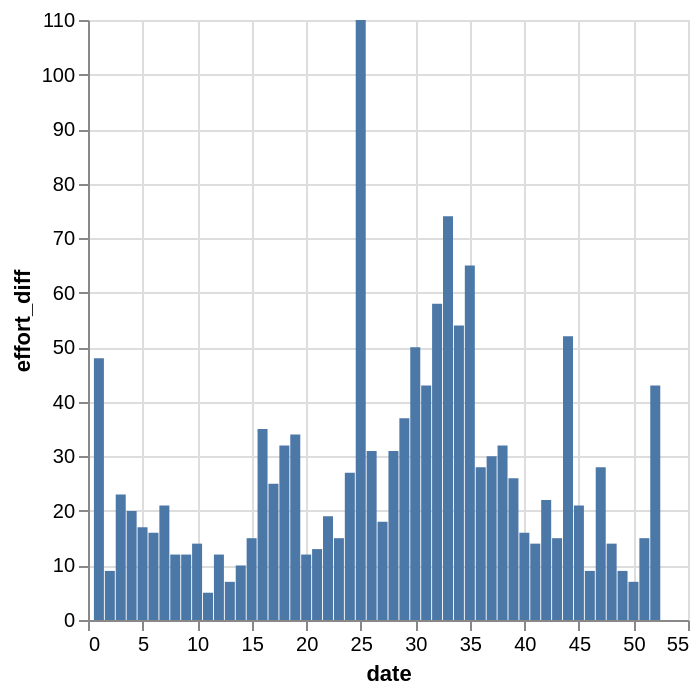

The notebook cell this image was saved under:
### Code cell
ukaz_segment(spocitej_segment("Pustevny - Radhošť"))

### Figure 1 — Vega-Lite specification as saved in the notebook (floating-point values rounded to 4 significant figures)
{"config": {"view": {"continuousWidth": 300, "continuousHeight": 300}}, "data": {"name": "data-5f1fd709214433370f1e28d8a0c5aa8b"}, "mark": {"type": "bar"}, "encoding": {"x": {"field": "date", "type": "quantitative"}, "y": {"field": "effort_diff", "type": "quantitative"}}, "$schema": "https://vega.github.io/schema/vega-lite/v6.1.0.json", "datasets": {"data-5f1fd709214433370f1e28d8a0c5aa8b": [{"date": 1, "effort_diff": 48, "name": "Pustevny - Radhošť"}, {"date": 2, "effort_diff": 9, "name": "Pustevny - Radhošť"}, {"date": 3, "effort_diff": 23, "name": "Pustevny - Radhošť"}, {"date": 4, "effort_diff": 20, "name": "Pustevny - Radhošť"}, {"date": 5, "effort_diff": 17, "name": "Pustevny - Radhošť"}, {"date": 6, "effort_diff": 16, "name": "Pustevny - Radhošť"}, {"date": 7, "effort_diff": 21, "name": "Pustevny - Radhošť"}, {"date": 8, "effort_diff": 12, "name": "Pustevny - Radhošť"}, {"date": 9, "effort_diff": 12, "name": "Pustevny - Radhošť"}, {"date": 10, "effort_diff": 14, "name": "Pustevny - Radhošť"}, {"date": 11, "effort_diff": 5, "name": "Pustevny - Radhošť"}, {"date": 12, "effort_diff": 12, "name": "Pustevny - Radhošť"}, {"date": 13, "effort_diff": 7, "name": "Pustevny - Radhošť"}, {"date": 14, "effort_diff": 10, "name": "Pustevny - Radhošť"}, {"date": 15, "effort_diff": 15, "name": "Pustevny - Radhošť"}, {"date": 16, "effort_diff": 35, "name": "Pustevny - Radhošť"}, {"date": 17, "effort_diff": 25, "name": "Pustevny - Radhošť"}, {"date": 18, "effort_diff": 32, "name": "Pustevny - Radhošť"}, {"date": 19, "effort_diff": 34, "name": "Pustevny - Radhošť"}, {"date": 20, "effort_diff": 12, "name": "Pustevny - Radhošť"}, {"date": 21, "effort_diff": 13, "name": "Pustevny - Radhošť"}, {"date": 22, "effort_diff": 19, "name": "Pustevny - Radhošť"}, {"date": 23, "effort_diff": 15, "name": "Pustevny - Radhošť"}, {"date": 24, "effort_diff": 27, "name": "Pustevny - Radhošť"}, {"date": 25, "effort_diff": 110, "name": "Pustevny - Radhošť"}, {"date": 26, "effort_diff": 31, "name": "Pustevny - Radhošť"}, {"date": 27, "effort_diff": 18, "name": "Pustevny - Radhošť"}, {"date": 28, "effort_diff": 31, "name": "Pustevny - Radhošť"}, {"date": 29, "effort_diff": 37, "name": "Pustevny - Radhošť"}, {"date": 30, "effort_diff": 50, "name": "Pustevny - Radhošť"}, {"date": 31, "effort_diff": 43, "name": "Pustevny - Radhošť"}, {"date": 32, "effort_diff": 58, "name": "Pustevny - Radhošť"}, {"date": 33, "effort_diff": 74, "name": "Pustevny - Radhošť"}, {"date": 34, "effort_diff": 54, "name": "Pustevny - Radhošť"}, {"date": 35, "effort_diff": 65, "name": "Pustevny - Radhošť"}, {"date": 36, "effort_diff": 28, "name": "Pustevny - Radhošť"}, {"date": 37, "effort_diff": 30, "name": "Pustevny - Radhošť"}, {"date": 38, "effort_diff": 32, "name": "Pustevny - Radhošť"}, {"date": 39, "effort_diff": 26, "name": "Pustevny - Radhošť"}, {"date": 40, "effort_diff": 16, "name": "Pustevny - Radhošť"}, {"date": 41, "effort_diff": 14, "name": "Pustevny - Radhošť"}, {"date": 42, "effort_diff": 22, "name": "Pustevny - Radhošť"}, {"date": 43, "effort_diff": 15, "name": "Pustevny - Radhošť"}, {"date": 44, "effort_diff": 52, "name": "Pustevny - Radhošť"}, {"date": 45, "effort_diff": 21, "name": "Pustevny - Radhošť"}, {"date": 46, "effort_diff": 9, "name": "Pustevny - Radhošť"}, {"date": 47, "effort_diff": 28, "name": "Pustevny - Radhošť"}, {"date": 48, "effort_diff": 14, "name": "Pustevny - Radhošť"}, {"date": 49, "effort_diff": 9, "name": "Pustevny - Radhošť"}, {"date": 50, "effort_diff": 7, "name": "Pustevny - Radhošť"}, {"date": 51, "effort_diff": 15, "name": "Pustevny - Radhošť"}, {"date": 52, "effort_diff": 43, "name": "Pustevny - Radhošť"}]}}
